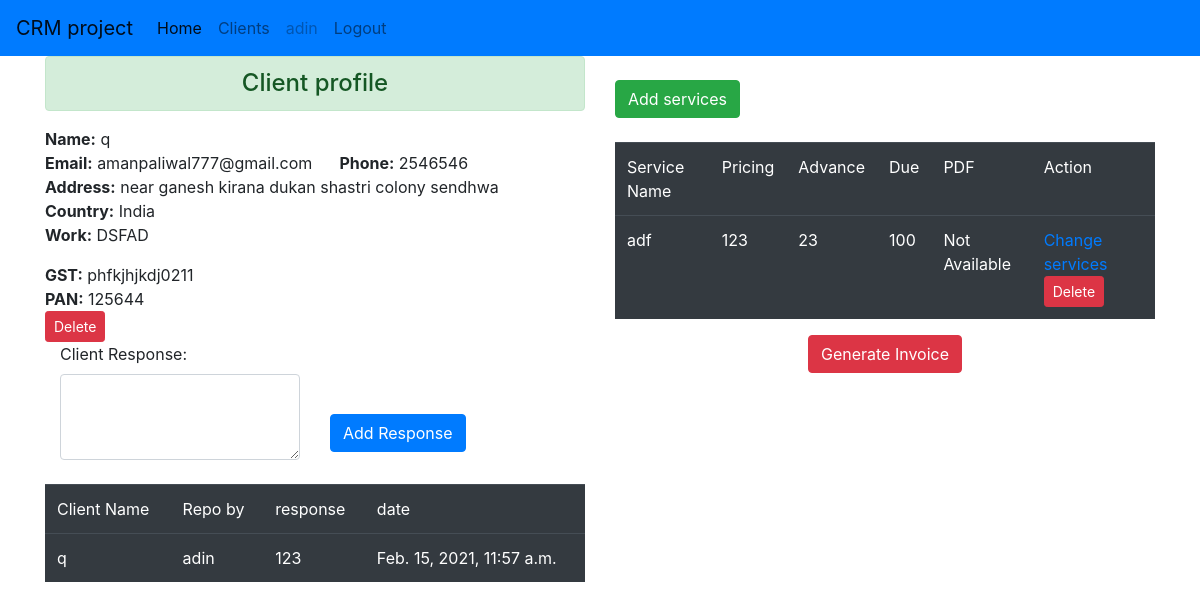
Page /ClientProfile/6/ (signed in) on the committed database.
### crmapp/models.py (models this page shows, shortened)
class Clients(models.Model):
    superuser_id = models.ForeignKey(User, on_delete=models.CASCADE)
    client_name = models.CharField(max_length=100)
    client_business = models.CharField(max_length=200)
    client_phone = models.BigIntegerField()
    client_email = models.EmailField(max_length=100)
    client_address = models.CharField(max_length=300)
    client_country = models.CharField(max_length=20)
    client_work_description = models.CharField(max_length=300)
    client_created = models.DateTimeField()

class Invoice_Details(models.Model):
    client_id = models.ForeignKey(Clients, on_delete=models.CASCADE)
    GST = models.CharField(max_length=100)
    PAN = models.CharField(max_length=100)

class Client_Response(models.Model):
    client_id = models.ForeignKey(Clients, on_delete=models.CASCADE)
    superuser_id = models.ForeignKey(User, on_delete=models.CASCADE)
    client_response = models.CharField(max_length=500)
    client_response_date = models.DateTimeField()

class Client_Services(models.Model):
    client_id = models.ForeignKey(Clients, on_delete=models.CASCADE)
    superuser_id = models.ForeignKey(User, on_delete=models.CASCADE)
    services = models.CharField(max_length=200)
    pricing = models.IntegerField()
    advance = models.IntegerField()
    due = models.IntegerField()
    quatation = models.FileField(upload_to='media', null=True)

### crmapp/views.py (the view)
# urls.py: path('ClientProfile/<int:id>/', views.clients_profile, name='ClientProfile'),
def clients_profile(request, id):
    if request.user.is_authenticated:
        clirepo = Client_Response.objects.filter(client_id=id)
        cli_ser = Client_Services.objects.filter(client_id=id)
        invo = Invoice_Details.objects.filter(client_id=id)
        if request.method == 'POST':
            response = request.POST.get('response')
            data = Client_Response(
                client_id=Clients.objects.get(pk=id),
                superuser_id=User.objects.get(pk=request.user.id),
                client_response=response,
                client_response_date=dt,
            )
            data.save()
            return HttpResponseRedirect('/ClientProfile/{}'.format(id))
        else:
            client = Clients.objects.get(pk=id)
            return render(request, 'clients_profile.html',
                          {'name': request.user, 'client': client, 'clirepo': clirepo, 'cli_ser': cli_ser,'invo':invo})
    else:
        return HttpResponseRedirect('/')

### templates/clients_profile.html (shortened to what this page needs)
{% extends 'base.html' %}
{% block log %}
          {% if name == request.user %}
              <li class="nav-item">
                  <a class="nav-link" href="{% url 'clients_data' %}">Clients</a>
              </li>
              <li class="nav-item">
                <a class="nav-link disabled">{{ request.user }}</a>
              </li>
              <li class="nav-item">
                  <a class="nav-link" href="{% url 'logout' %}">Logout</a>
              </li>
          {% else %}
              <li>
                <a class="nav-link" href="{% url 'login' %}">Login</a>
              </li>
          {% endif %}
{% endblock %}
{% block body %}
    <div class="row">
        <div class="col-md-6">
            <h4 class="text-center alert alert-success">Client profile</h4>
            <p><b>Name:</b> {{ client.client_name }}<br>
                <b>Email:</b> {{ client.client_email }}  &nbsp;&nbsp;&nbsp;&nbsp;
                <b>Phone:</b> {{ client.client_phone }} <br>
                <b>Address:</b> {{ client.client_address }} <br>
                <b>Country:</b> {{ client.client_country }} <br>
                <b>Work:</b> {{ client.client_work_description }}</p>
            {% if invo %}
                {% for inv in invo %}
                    <b>GST:</b> {{ inv.GST }}<br>
                    <b>PAN:</b> {{ inv.PAN }}<br>
                    <form method="post" action="{% url 'gst_delete' inv.client_id.id %}" class="d-inline">
                        <input type="submit" value="Delete" class="btn btn-sm btn-danger">
                    </form>
                {% endfor %}
            {% else %}
                <a href="{% url 'gst_add' client.id %}" class="btn btn-primary">Add Invoice Details</a>
            {% endif %}
            <div class="container">
                <div class="row">
                    <div class="col-md-6">
            <form method="post">
                <label class="label">Client Response:</label>
                 <textarea name="response" class="form-control" cols="15" rows="3"> </textarea>
                            </div>
                    <div class="col-md-6">
                        <br><br><br><input type="submit" class="btn btn-primary" value="Add Response"></div>
                </div>
                <br>
            </div>
    <table class="table table-dark">
    <thead>
    <tr>
        <td>Client Name</td>
        <td>Repo by</td>
        <td>response</td>
        <td>date</td>
    </tr>
    </thead>
    <tbody>
    {% if clirepo %}
        {% for cli in clirepo %}
        <tr>
            <td>{{ cli.client_id.client_name }}</td>
            <td>{{ cli.superuser_id.username }}</td>
            <td>{{ cli.client_response }}</td>
            <td>{{ cli.client_response_date }}</td>
        </tr>
        {% endfor %}
    {% endif %}
    </tbody>
    </table>
        </div>
    <div class="col-md-6">
    <br>
    <a href="{% url 'ClientServicesA' client.id %}" class="btn btn-success">Add services</a><br>
        <br>
    <table class="table table-dark">
    <thead>
    <tr>
        <td>Service Name</td>
        <td>Pricing</td>
        <td>Advance</td>
        <td>Due</td>
        <td>PDF</td>
        <td>Action</td>
    </tr>
    </thead>
    <tbody>
    {% if cli_ser %}
        {% for cli in cli_ser %}
        <tr>
            <td>{{ cli.services }}</td>
            <td>{{ cli.pricing }}</td>
            <td>{{ cli.advance }}</td>
            <td>{{ cli.due }}</td>
            <td>
                {% if cli.quatation == 'non' %}
                    Not Available
                {% else %}
                <a href="{{ cli.quatation.url }}" download="{{ cli.quatation.url }}">{{ cli.quatation }}</a>
                {% endif %}
                </td>
                <td>
                    <a href="{% url 'ClientServicesE' cli.id %}">Change services</a>
                    <form method="post" action="{% url 'ClientServicesD' cli.id %}" class="d-inline">
                        <input type="submit" value="Delete" class="btn btn-sm btn-danger">
                    </form>
                </td>
        </tr>
        {% endfor %}
        </tbody>
            </table>
        {% if invo %}
            <center>
        <form method="post" action="{% url 'invoice' client.id %}" >
            <input type="submit" value="Generate Invoice" class="btn  btn-danger">
        </form>
        </center>
        {% else %}
            <h3>for generate invoice first insert client GST details</h3>
        {% endif %}
    {% endif %}
    </div>
</div>
{% endblock %}

### rows in the picture
Clients: client_name "q", client_email "amanpaliwal777@gmail.com", client_phone "2546546", client_address "near ganesh kirana dukan shastri colony sendhwa", client_country "India", client_work_description "DSFAD"
Invoice_Details: GST "phfkjhjkdj0211", PAN "125644"
Client_Response: client_id.client_name "q", superuser_id.username "adin", client_response "123", client_response_date "Feb. 15, 2021, 11:57 a.m."
Client_Services: services "adf", pricing "123", advance "23", due "100", quatation "Not Available"

### other values in the picture
{{ request.user }} "adin"
